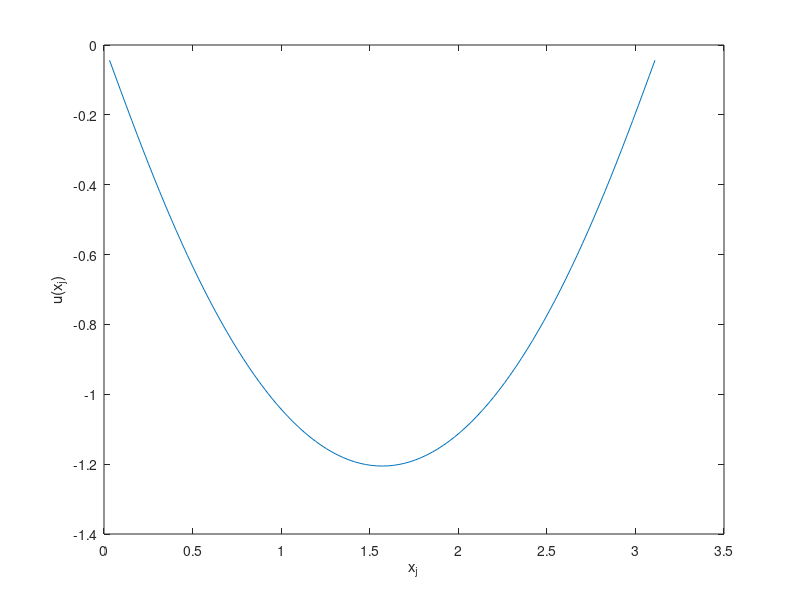

This figure's MATLAB source:
% Here we calculate solution for boundary value problem using FDM
% by applying DST and iDST via FFT

N = 100; a = 1;  b = -2;
j = [1:N-1]; 
h = pi/N;
x_j = h*j;
f = h^2 * tanh(4*sin(pi*j/N))';
v1 =2*a*cos(pi*j/N) +b;
v=v1';

% DST of vector f via FFT

f_hat = dst(f);
u_hat = f_hat./v;

% Calculating the solution  u

u = idst(u_hat);
plot(x_j, u)
xlabel('x_j')
%axis([0 pi -0.14 0.005])
ylabel('u(x_j)')